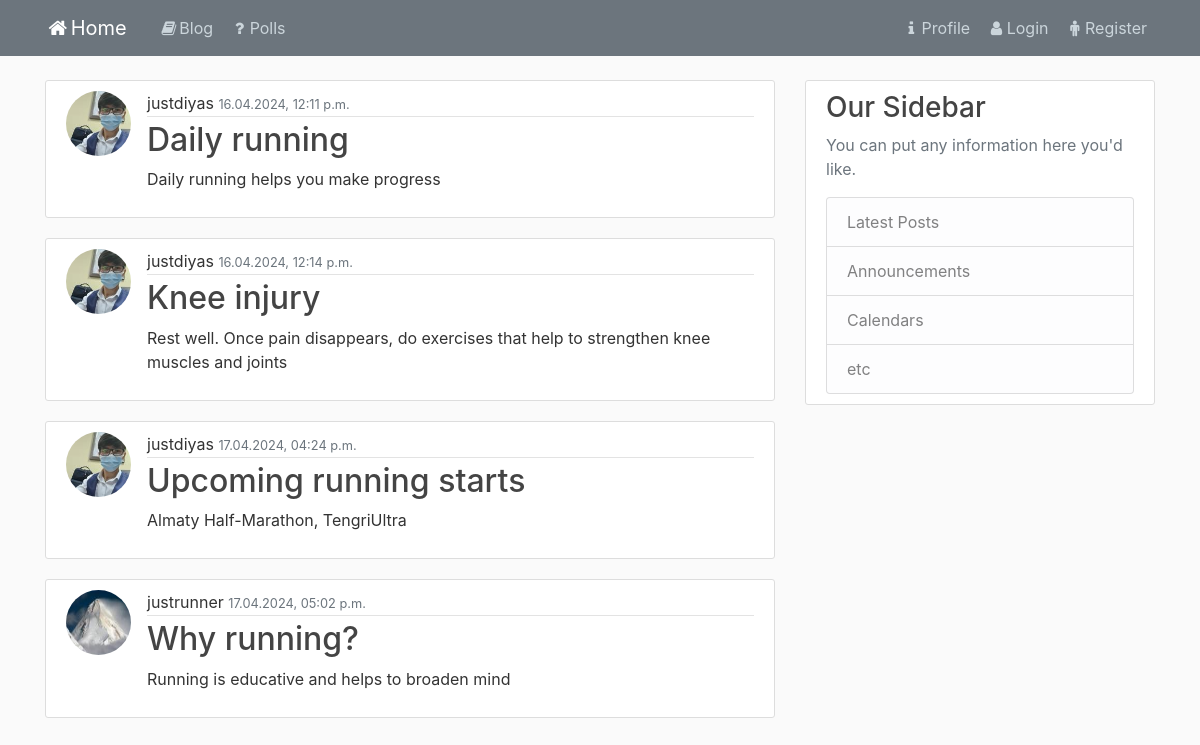
The app's page /home/blog/ with its own data.
### blog/models.py (models this page shows, shortened)
class Post(models.Model):
    title = models.CharField(max_length=100)
    author = models.ForeignKey(User, on_delete=models.CASCADE)
    content = models.TextField()
    publication_date = models.DateTimeField(default=timezone.now)

### user/models.py (models this page shows, shortened)
class Profile(models.Model):
    user = models.OneToOneField(User, on_delete=models.CASCADE)
    image = models.ImageField(default='default.jpg', upload_to='profile_pics')

### blog/views.py (the view)
# urls.py: path('blog/', views.mainListView.as_view(), name='blog-main'),
class mainListView(generic.ListView):
    template_name = 'blog/blog.html'
    queryset = Post.objects.all()

### blog/templates/blog/blog.html
{% extends 'blog/base_blog.html' %}
{% block content %}
    {% for post in post_list %}
        <article class="media content-section">
            <img class="rounded-circle article-img" src="{{ post.author.profile.image.url }}">
            <div class="media-body">
                <div class="article-metadata"
                    <a class="mr-2" href="#">{{ post.author }}</a>
                    <small class="text-muted">{{ post.publication_date|date:'d.m.Y, h:i a' }}</small>
                </div>
                <h2><a class="article-title" href="#">{{ post.title }}</a></h2>
                <p class="article-content"> {{ post.content }}</p>
            </div>
        </article>
    {% endfor %}
{% endblock content %}

### blog/static/blog/base.css (style rules this page uses)
body { background: #fafafa; color: #333333; margin-top: 5rem; }
h1, h2, h3, h4, h5, h6 { color: #444444; }
.content-section { background: #ffffff; padding: 10px 20px; border: 1px solid #dddddd; border-radius: 3px; margin-bottom: 20px; }
.article-title { color: #444444; }
.article-content { white-space: pre-line; }
.article-img { height: 65px; width: 65px; margin-right: 16px; }
.article-metadata { padding-bottom: 1px; margin-bottom: 4px; border-bottom: 1px solid #e3e3e3 }

### records on screen
Post: author.profile.image (picture), author "justdiyas", publication_date "16.04.2024, 12:11 p.m.", title "Daily running", content "Daily running helps you make progress"
Post: author.profile.image (picture), author "justdiyas", publication_date "16.04.2024, 12:14 p.m.", title "Knee injury", content "Rest well. Once pain disappears, do exercises that help to strengthen knee muscles and joints"
Post: author.profile.image (picture), author "justdiyas", publication_date "17.04.2024, 04:24 p.m.", title "Upcoming running starts", content "Almaty Half-Marathon, TengriUltra"
Post: author.profile.image (placeholder picture), author "justrunner", publication_date "17.04.2024, 05:02 p.m.", title "Why running?", content "Running is educative and helps to broaden mind"
